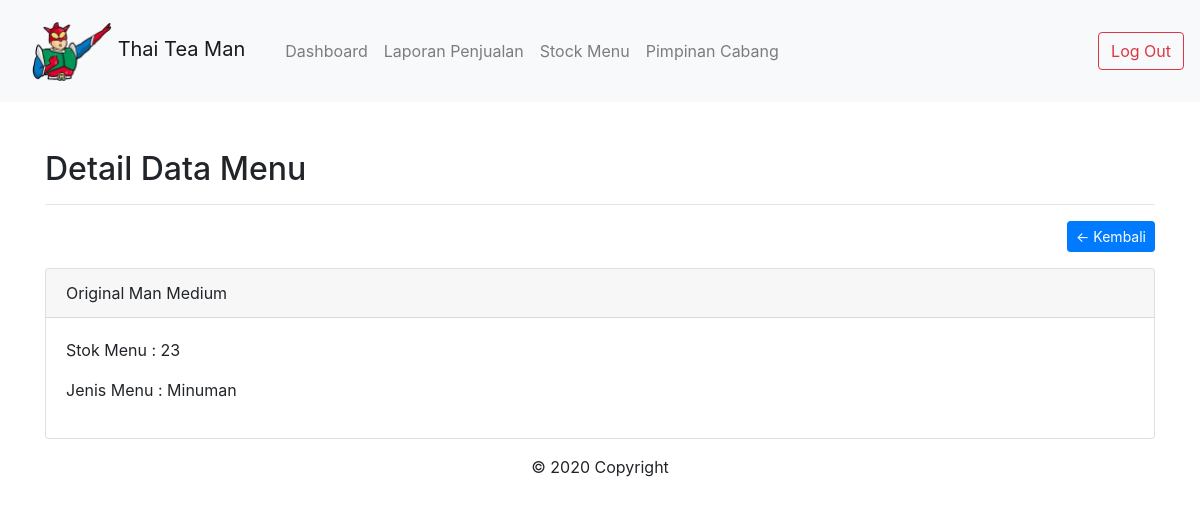
The page /admin/data-barang.php?h=detail&id=36 (signed in) on the database as committed earlier.
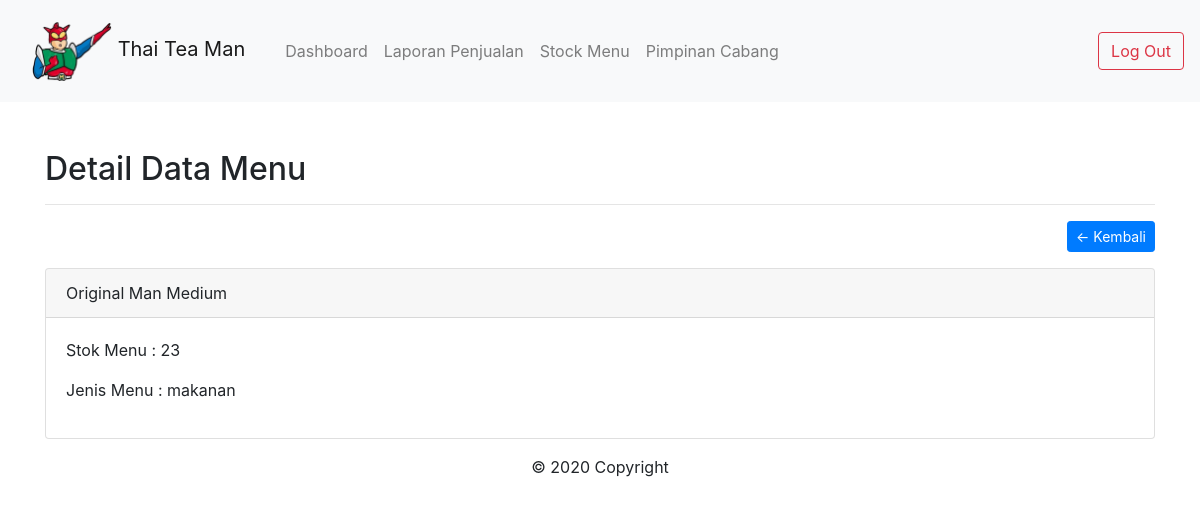
The same page on the database as committed later.
### tables this page shows
CREATE TABLE `tb_stock` (
  `id_user` int(11) NOT NULL,
  `id_barang` int(11) NOT NULL,
  `stock` bigint(20) NOT NULL DEFAULT '0'
);

CREATE TABLE `tb_barang` (
  `id` int(11) NOT NULL,
  `nama_barang` varchar(255) NOT NULL,
  `jenis_barang` varchar(255) NOT NULL,
  `harga` int(100) NOT NULL
);

### admin/includes/detail.php (the view)
<div class="container mt-5">
	<h2>Detail Data Menu </h2>
	<hr>
	<a href="data-barang.php" class="btn btn-primary btn-sm float-right">&larr; Kembali</a>
	<div class="clearfix"></div>
	<?php
		$sql = $conn->query("SELECT * FROM tb_barang b JOIN tb_stock s ON b.id= s.id_barang WHERE b.id = '".$_GET['id']."' AND s.id_user = $id_kasir");
		$data = $sql->fetch_assoc();
	?>
	<div class="card mt-3">
		<div class="card-header">
			<?= $data['nama_barang'] ?>
		</div>
		<div class="card-body">
			<p>Stok Menu : <?= $data['stock'] ?></p>
			<p>Jenis Menu : <?= $data['jenis_barang'] ?></p>
		</div>
	</div>
</div>

Rows that differ between the two databases and show on the page:
changed through a linked row, tb_stock "Original Man Medium": id_barang.jenis_barang "Minuman" → "makanan"
